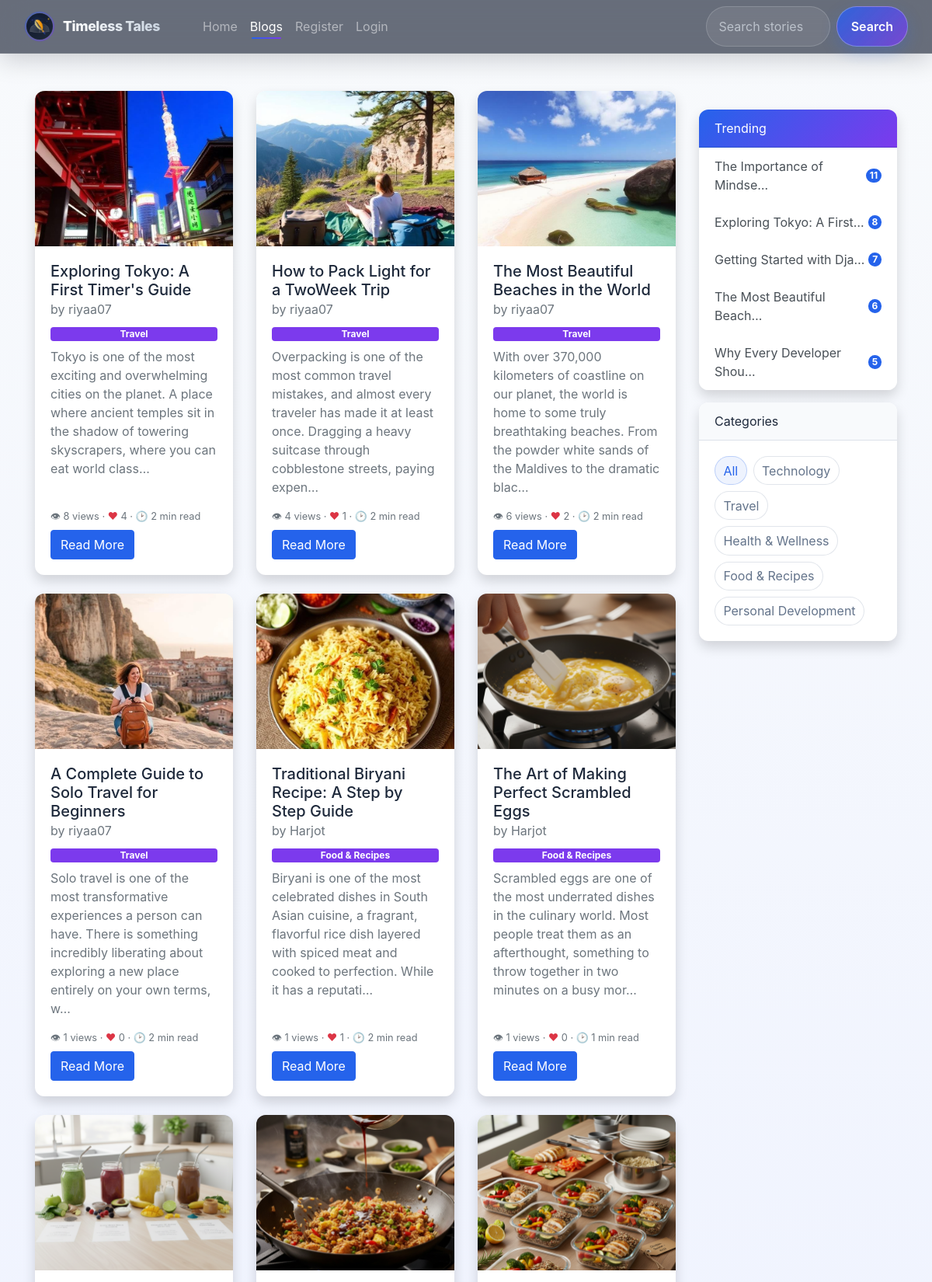
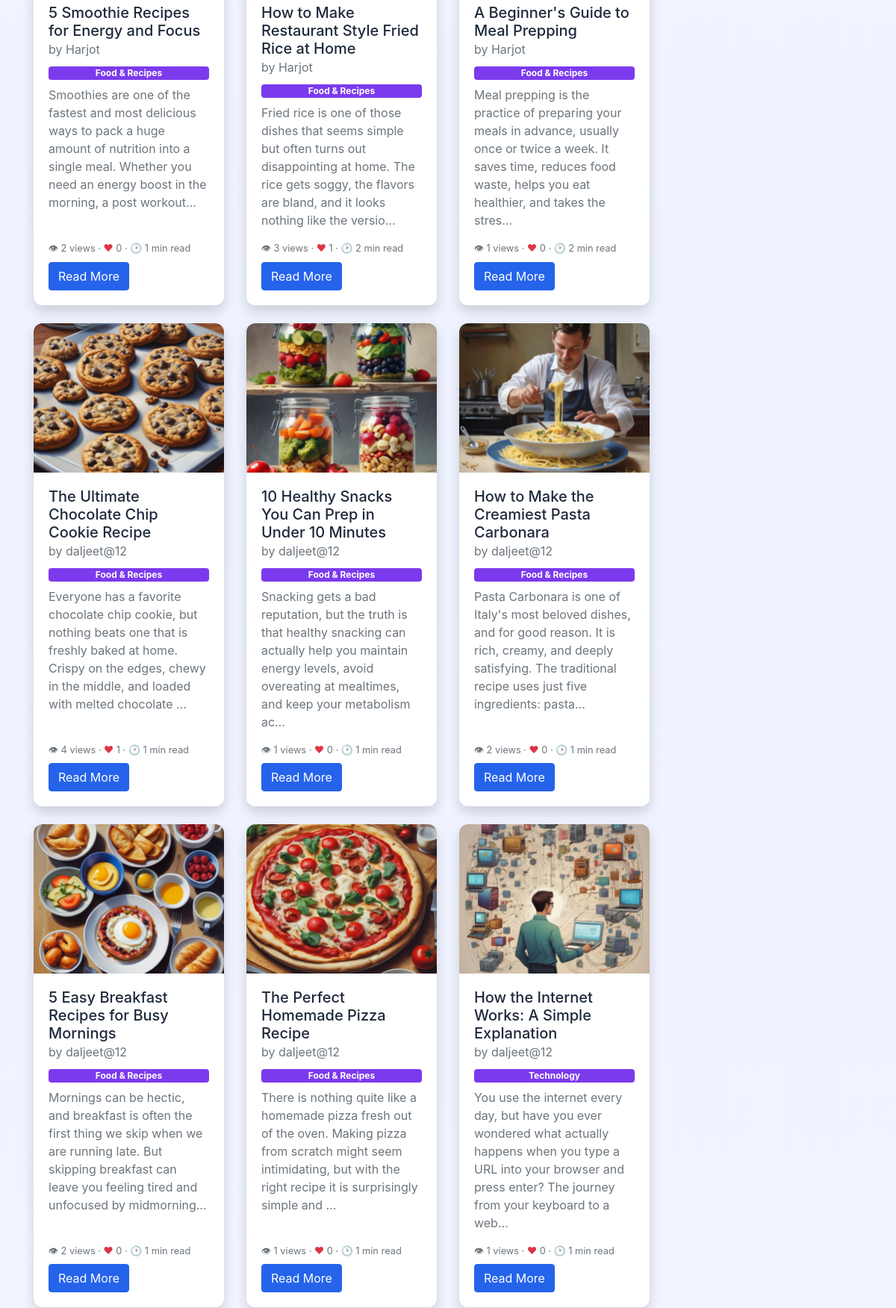
The app's page /blogs/ (upper part) with its own data (2 pictures, top to bottom).
### home/models.py (models this page shows, shortened)
class BlogPost(models.Model):
    STATUS_CHOICES = [
        ('draft', 'Draft'),
        ('published', 'Published'),
    ]
    title = models.CharField(max_length=255)
    author = models.ForeignKey(User, on_delete=models.CASCADE)
    slug = models.CharField(max_length=130)
    content = models.TextField()
    image = models.ImageField(upload_to="profile_pics", blank=True, null=True)
    dateTime = models.DateTimeField(auto_now_add=True)
    views = models.PositiveIntegerField(default=0)
    likes = models.PositiveIntegerField(default=0)
    status = models.CharField(max_length=10, choices=STATUS_CHOICES, default='draft')
    category = models.ForeignKey(Category, on_delete=models.SET_NULL, null=True, blank=True)
    tags = models.ManyToManyField(Tag, blank=True)
    def read_time_minutes(self):
        import math
        words = len(self.content.split())
        return max(1, math.ceil(words / 200))

class Category(models.Model):
    name = models.CharField(max_length=100, unique=True)
    slug = models.SlugField(max_length=100, unique=True, blank=True)

### home/views.py (the view)
# urls.py: path('blogs/', views.blogs, name="blogs"),
def blogs(request):
    posts = BlogPost.objects.filter(status='published').order_by('-dateTime')
    top_blogs = BlogPost.objects.filter(status='published').order_by('-views')[:5]
    categories = Category.objects.all()
    return render(request, "blog.html", {'posts': posts, 'top_blogs': top_blogs, 'categories': categories})

### home/templates/blog.html (shortened to what this page needs)
{% extends 'base.html' %}
{% block blogsactive %}active{% endblock blogsactive %}
{% block body %}
<div class="container mt-5 mb-5">
    <div class="row">
        <div class="col-lg-9">
            <div class="row g-4 posts-grid">
                {% for post in posts %}
                <div class="col-12 col-md-6 col-xl-4 blog-card">
                    <div class="card shadow h-100">
                        <div class="blog-card-img-wrap card-img-top">
                            {% if post.image %}
                            <img src="{{ post.image.url }}" alt="{{ post.title }}">
                            {% else %}
                            <span class="blog-placeholder">📖</span>
                            {% endif %}
                        </div>
                        <div class="card-body d-flex flex-column">
                            <h5 class="card-title">{{ post.title }}<br><small class="text-muted">by {{ post.author }}</small></h5>
                            {% if post.category %}<span class="badge mb-2" style="background: var(--blog-accent);">{{ post.category.name }}</span>{% endif %}
                            <p class="card-text flex-grow-1 text-secondary">{{ post.content|truncatechars:180 }}</p>
                            <div class="text-muted small mb-2">
                                👁 {{ post.views }} views · <span class="text-danger">❤</span> {{ post.likes }} · 🕑 {{ post.read_time_minutes }} min read
                            </div>
                            <a href="{% url 'blogs_comments' post.slug %}" class="btn btn-primary align-self-start">Read More</a>
                        </div>
                    </div>
                </div>
                {% empty %}
                <div class="col-12"><p class="text-muted">No published blogs yet.</p></div>
                {% endfor %}
            </div>
        </div>
        <div class="col-lg-3 my-4">
            <div class="sidebar-sticky">
                <div class="card shadow sidebar-card">
                    <div class="card-header text-white" style="background: linear-gradient(135deg, var(--blog-primary), var(--blog-accent));">Trending</div>
                    <div class="list-group list-group-flush">
                        {% for blog in top_blogs %}
                        <a href="{% url 'blogs_comments' blog.slug %}" class="list-group-item list-group-item-action d-flex justify-content-between align-items-center">
                            <span>{{ blog.title|truncatechars:25 }}</span>
                            <span class="badge rounded-pill" style="background: var(--blog-primary);">{{ blog.views }}</span>
                        </a>
                        {% empty %}
                        <div class="list-group-item text-muted">No data yet.</div>
                        {% endfor %}
                    </div>
                </div>
                {% if categories %}
                <div class="card shadow mt-3 sidebar-card">
                    <div class="card-header" style="background: var(--blog-surface); color: var(--blog-text); border-bottom: 1px solid var(--blog-border);">Categories</div>
                    <div class="card-body d-flex flex-wrap gap-2">
                        <a href="/blogs/" class="category-pill {% if not current_category %}active{% endif %}">All</a>
                        {% for cat in categories %}
                        <a href="{% url 'category_filter' cat.slug %}" class="category-pill {% if current_category and current_category.id == cat.id %}active{% endif %}">{{ cat.name }}</a>
                        {% endfor %}
                    </div>
                </div>
                {% endif %}
            </div>
        </div>
    </div>
</div>
{% endblock %}

### home/templates/base.html (shortened to what this page needs)
<!doctype html>
<html lang="en">
  <head>
    <link href="//maxcdn.bootstrapcdn.com/bootstrap/4.1.1/css/bootstrap.min.css" rel="stylesheet" id="bootstrap-css">
    {% load static %}
    <link href="https://cdn.jsdelivr.net/npm/bootstrap@5.0.2/dist/css/bootstrap.min.css" rel="stylesheet">
    <link rel="stylesheet" href="https://maxcdn.bootstrapcdn.com/bootstrap/4.0.0/css/bootstrap.min.css">
  </head>
  <body class="{% block body_class %}{% endblock %}">
    <nav class="navbar navbar-expand-lg navbar-dark sticky-top">
      <div class="container-fluid">
        <a class="navbar-brand" href="/">
          <div class="navbar-logo-wrap">
            <img
              src="{% static 'favicon/timeless-tales-logo (1).svg' %}"
              alt="Timeless Tales Logo"
              class="navbar-logo-img">
          </div>
          <span class="navbar-brand-text">Timeless Tales</span>
        </a>
        <div class="collapse navbar-collapse" id="navbarSupportedContent">
          <div class="container mx-3">
            <ul class="navbar-nav me-auto mb-2 mb-lg-0">
              <li class="nav-item">
                <a class="nav-link {% block homeactive %} {% endblock homeactive %}" aria-current="page" href="/">Home</a>
              </li>
              <li class="nav-item">
                <a class="nav-link {% block blogsactive %} {% endblock blogsactive %}" href="/blogs/">Blogs</a>
              </li>
              {% if user.is_authenticated %}
              <li class="nav-item">
                <a class="nav-link {% block add_blogs_active %} {% endblock add_blogs_active %}" href="/add_blogs/">Add Blogs</a>
              </li>
              <li class="nav-item">
                <a class="nav-link active" href="#">Hello {{request.user}}</a>
              </li>
              <li class="nav-item">
                <a class="nav-link {% block profileactive %} {% endblock profileactive %}" href="/profile/">Profile</a>
              </li>
              <li class="nav-item">
                <a class="nav-link {% block dashboardactive %} {% endblock dashboardactive %}" href="/dashboard/">Dashboard</a>
              </li>
              <li class="nav-item">
                <a class="nav-link" href="/logout/">Logout</a>
              </li>
              {% else %}
              <li class="nav-item">
                <a class="nav-link {% block registeractive %} {% endblock registeractive %}" href="/register/">Register</a>
              </li>
              <li class="nav-item">
                <a class="nav-link {% block loginactive %} {% endblock loginactive %}" href="/login/">Login</a>
              </li>
              {% endif %}
            </ul>
          </div>
          <form class="d-flex" method="POST" action="/search/"> {% csrf_token %}
            <input class="form-control me-2" type="search" placeholder="Search stories" name="searched" id="searched" aria-label="Search">
            <button class="btn btn-nav-search" type="submit">Search</button>
          </form>
        </div>
      </div>
    </nav>
    {% block body %}
    {% endblock %}
  </body>
</html>

### records on screen
BlogPost: image (picture), title "Exploring Tokyo: A First Timer's Guide", author "riyaa07", category.name "Travel", content "Tokyo is one of the most exciting and overwhelming cities on the planet. A place where ancient temples sit in the shadow of towering skyscrapers, where you can eat world class…", views "8", likes "4", read_time_minutes "2", title "Exploring Tokyo: A First…"
BlogPost: image (picture), title "How to Pack Light for a TwoWeek Trip", author "riyaa07", category.name "Travel", content "Overpacking is one of the most common travel mistakes, and almost every traveler has made it at least once. Dragging a heavy suitcase through cobblestone streets, paying expen…", views "4", likes "1", read_time_minutes "2"
BlogPost: image (picture), title "The Most Beautiful Beaches in the World", author "riyaa07", category.name "Travel", content "With over 370,000 kilometers of coastline on our planet, the world is home to some truly breathtaking beaches. From the powder white sands of the Maldives to the dramatic blac…", views "6", likes "2", read_time_minutes "2", title "The Most Beautiful Beach…"
BlogPost: image (picture), title "A Complete Guide to Solo Travel for Beginners", author "riyaa07", category.name "Travel", content "Solo travel is one of the most transformative experiences a person can have. There is something incredibly liberating about exploring a new place entirely on your own terms, w…", views "1", likes "0", read_time_minutes "2"
BlogPost: image (picture), title "Traditional Biryani Recipe: A Step by Step Guide", author "Harjot", category.name "Food & Recipes", content "Biryani is one of the most celebrated dishes in South Asian cuisine, a fragrant, flavorful rice dish layered with spiced meat and cooked to perfection. While it has a reputati…", views "1", likes "1", read_time_minutes "2"
BlogPost: image (picture), title "The Art of Making Perfect Scrambled Eggs", author "Harjot", category.name "Food & Recipes", content "Scrambled eggs are one of the most underrated dishes in the culinary world. Most people treat them as an afterthought, something to throw together in two minutes on a busy mor…", views "1", likes "0", read_time_minutes "1"
BlogPost: image (picture), title "5 Smoothie Recipes for Energy and Focus", author "Harjot", category.name "Food & Recipes", content "Smoothies are one of the fastest and most delicious ways to pack a huge amount of nutrition into a single meal. Whether you need an energy boost in the morning, a post workout…", views "2", likes "0", read_time_minutes "1"
BlogPost: image (picture), title "How to Make Restaurant Style Fried Rice at Home", author "Harjot", category.name "Food & Recipes", content "Fried rice is one of those dishes that seems simple but often turns out disappointing at home. The rice gets soggy, the flavors are bland, and it looks nothing like the versio…", views "3", likes "1", read_time_minutes "2"
BlogPost: image (picture), title "A Beginner's Guide to Meal Prepping", author "Harjot", category.name "Food & Recipes", content "Meal prepping is the practice of preparing your meals in advance, usually once or twice a week. It saves time, reduces food waste, helps you eat healthier, and takes the stres…", views "1", likes "0", read_time_minutes "2"
BlogPost: image (picture), title "The Ultimate Chocolate Chip Cookie Recipe", author "daljeet@12", category.name "Food & Recipes", content "Everyone has a favorite chocolate chip cookie, but nothing beats one that is freshly baked at home. Crispy on the edges, chewy in the middle, and loaded with melted chocolate …", views "4", likes "1", read_time_minutes "1"
BlogPost: image (picture), title "10 Healthy Snacks You Can Prep in Under 10 Minutes", author "daljeet@12", category.name "Food & Recipes", content "Snacking gets a bad reputation, but the truth is that healthy snacking can actually help you maintain energy levels, avoid overeating at mealtimes, and keep your metabolism ac…", views "1", likes "0", read_time_minutes "1"
BlogPost: image (picture), title "How to Make the Creamiest Pasta Carbonara", author "daljeet@12", category.name "Food & Recipes", content "Pasta Carbonara is one of Italy's most beloved dishes, and for good reason. It is rich, creamy, and deeply satisfying. The traditional recipe uses just five ingredients: pasta…", views "2", likes "0", read_time_minutes "1"
BlogPost: image (picture), title "5 Easy Breakfast Recipes for Busy Mornings", author "daljeet@12", category.name "Food & Recipes", content "Mornings can be hectic, and breakfast is often the first thing we skip when we are running late. But skipping breakfast can leave you feeling tired and unfocused by midmorning…", views "2", likes "0", read_time_minutes "1"
BlogPost: image (picture), title "The Perfect Homemade Pizza Recipe", author "daljeet@12", category.name "Food & Recipes", content "There is nothing quite like a homemade pizza fresh out of the oven. Making pizza from scratch might seem intimidating, but with the right recipe it is surprisingly simple and …", views "1", likes "0", read_time_minutes "1"
BlogPost: image (picture), title "How the Internet Works: A Simple Explanation", author "daljeet@12", category.name "Technology", content "You use the internet every day, but have you ever wondered what actually happens when you type a URL into your browser and press enter? The journey from your keyboard to a web…", views "1", likes "0", read_time_minutes "1"
BlogPost: title "The Importance of Mindse…", views "11"
BlogPost: title "Getting Started with Dja…", views "7"
BlogPost: title "Why Every Developer Shou…", views "5"
Category: name "Technology"
Category: name "Travel"
Category: name "Health & Wellness"
Category: name "Food & Recipes"
Category: name "Personal Development"
